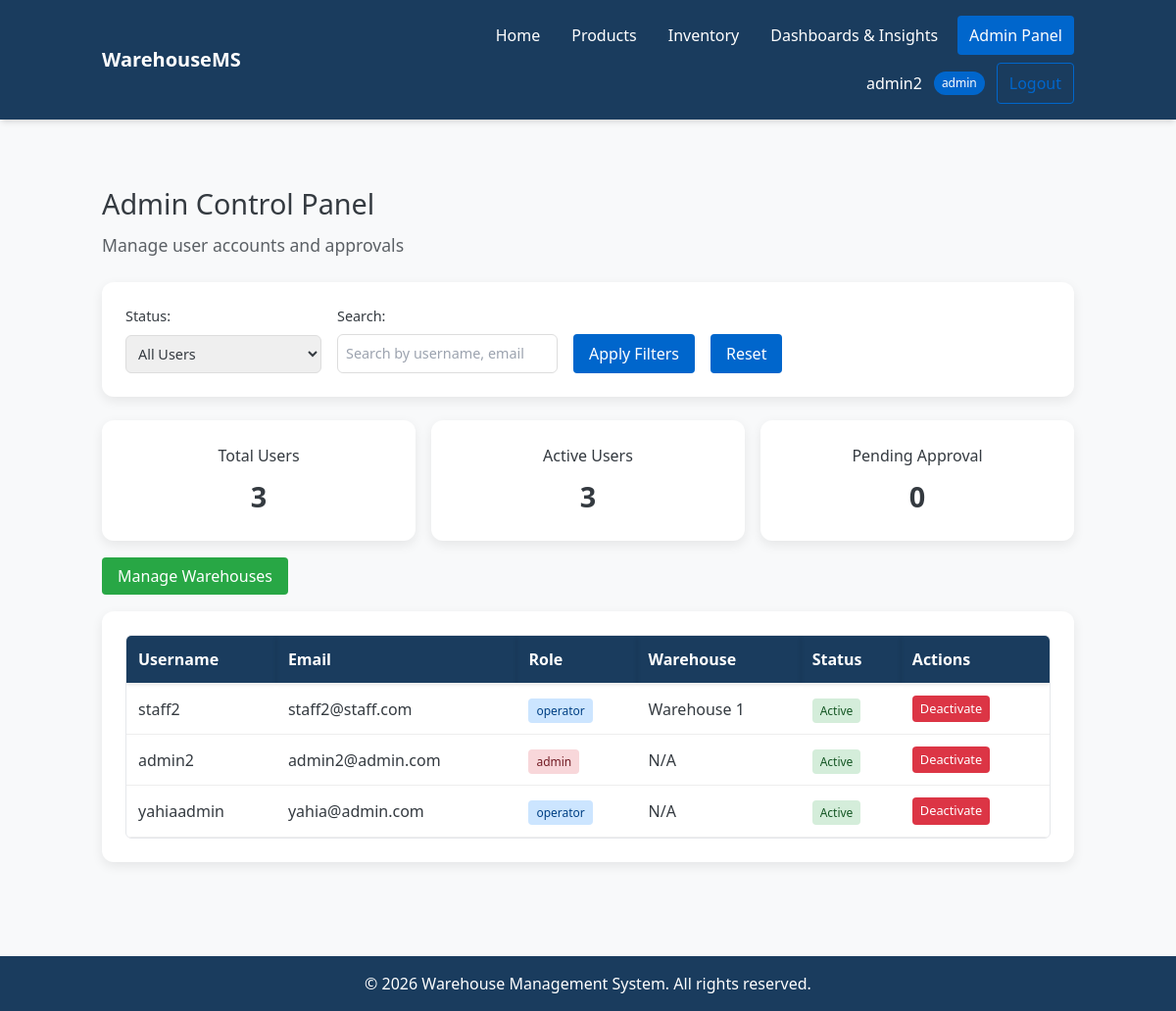
The app's page /home/admin-control-panel/ (signed in) with its own data.
### users/models.py (models this page shows, shortened)
class UserModel(AbstractUser):
    ROLE_CHOICES = (
        ("admin", "Admin"),
        ("operator", "Operator"),
        ("manager", "Manager"),
    )
    role = models.CharField(
        max_length=20,
        choices=ROLE_CHOICES,
        default="operator"
    )
    warehouse = models.ForeignKey('inventory.WarehouseModel', on_delete=models.SET_NULL, null=True, blank=True)

### inventory/models.py (models this page shows, shortened)
class WarehouseModel(models.Model):
	name 					= models.CharField(max_length=100)
	location 				= models.CharField(max_length=255, blank=True)

### users/views.py (the view, shortened to what this page needs)
# urls.py: path('home/admin-control-panel/', admin_control_panel, name='admin-control-panel'),
@login_required
@role_required(['admin', 'manager'])
def admin_control_panel(request):
    status_filter = request.GET.get('status', 'all')
    search_query = request.GET.get('search', '')
    users = UserModel.objects.all().order_by('-date_joined')
    if status_filter != 'all':
        if status_filter == 'active':
            users = users.filter(is_active=True)
        elif status_filter == 'inactive':
            users = users.filter(is_active=False)
    if search_query:
        users = users.filter(
            models.Q(username__icontains=search_query) |
            models.Q(email__icontains=search_query)
        )
    context = {
        'users': users,
        'status_filter': status_filter,
        'search_query': search_query,
        'active_users_count':users.filter(is_active=True).count(),
        'none_active_users_count':users.filter(is_active=False).count(),
        'user': request.user
    }
    return render(request, 'admin_control_panel.html', context)

### users/templates/admin_control_panel.html (shortened to what this page needs)
{% extends 'base.html' %}
{% block content %}
<div class="admin-control-panel">
    <h1>Admin Control Panel</h1>
    <p class="subtitle">Manage user accounts and approvals</p>
    <div class="filter-controls">
        <form method="get" class="filter-form">
            <div class="filter-group">
                <label for="status-filter">Status:</label>
                <select id="status-filter" name="status" class="filter-select">
                    <option value="all" {% if status_filter == 'all' %}selected{% endif %}>All Users</option>
                </select>
            </div>
            <div class="filter-group">
                <label for="search-filter">Search:</label>
                <input type="text" id="search-filter" name="search" placeholder="Search by username, email"
                       value="{{ search_query }}" class="filter-input">
            </div>
            <button type="submit" class="btn btn-secondary px-4 py-2 bg-secondary text-white rounded hover:bg-blue-700 transition-all">Apply Filters</button>
            <a href="{% url 'admin-control-panel' %}" class="btn btn-secondary px-4 py-2 bg-secondary text-white rounded hover:bg-blue-700 transition-all">Reset</a>
        </form>
    </div>
    <div class="user-stats">
        <div class="stat-card">
            <h3>Total Users</h3>
            <p class="stat-number">{{ users.count }}</p>
        </div>
        <div class="stat-card">
            <h3>Active Users</h3>
            <p class="stat-number">{{ active_users_count }}</p>
        </div>
        <div class="stat-card">
            <h3>Pending Approval</h3>
            <p class="stat-number">{{ none_active_users_count }}</p>
        </div>
    </div>
    <div class="admin-actions">
        <a href="{% url 'warehouse-management' %}" class="btn btn-success px-4 py-2 bg-success text-white rounded hover:bg-blue-700 transition-all">Manage Warehouses</a>
    </div>
    <div class="user-list">
        <div class="table-container">
            <table class="w-full">
                <thead class="bg-primary text-white">
                    <tr>
                        <th class="p-3 text-left">Username</th>
                        <th class="p-3 text-left">Email</th>
                        <th class="p-3 text-left">Role</th>
                        <th class="p-3 text-left">Warehouse</th>
                        <th class="p-3 text-left">Status</th>
                        <th class="p-3 text-left">Actions</th>
                    </tr>
                </thead>
                <tbody>
                    {% for user in users %}
                    <tr class="border-b hover:bg-gray-50">
                        <td class="p-3">{{ user.username }}</td>
                        <td class="p-3">{{ user.email }}</td>
                        <td class="p-3"><span class="role-badge-{{ user.role }} px-2 py-1 rounded text-xs font-medium">{{ user.role }}</span></td>
                        <td class="p-3">
                            {% if user.warehouse %}
                                {{ user.warehouse.name }}
                            {% else %}
                                N/A
                            {% endif %}
                        </td>
                        <td class="p-3">
                            {% if user.is_active %}
                                <span class="status-badge-active px-2 py-1 rounded text-xs font-medium">Active</span>
                            {% else %}
                                <span class="status-badge-inactive px-2 py-1 rounded text-xs font-medium">Pending Approval</span>
                            {% endif %}
                        </td>
                        <td class="p-3">
                            {% if user.is_active %}
                                <form method="post" class="action-form">
                                    <button type="submit" class="btn btn-sm btn-danger px-3 py-1 bg-danger text-white rounded hover:bg-red-700 transition-all" onclick="return confirm('Are you sure you want to deactivate {{ user.username }}?')">Deactivate</button>
                                </form>
                            {% endif %}
                        </td>
                    </tr>
                    {% empty %}
                    <tr>
                        <td colspan="6" class="p-4 text-center text-gray-400 italic">No users found matching your criteria.</td>
                    </tr>
                    {% endfor %}
                </tbody>
            </table>
        </div>
    </div>
</div>
{% endblock %}

### inventory/templates/base.html (shortened to what this page needs)
<!doctype html>
<html lang="en">
  <head>
    {% load static %}
    <link rel="stylesheet" href="{% static 'css/styles.css' %}">
  </head>
  <body class="bg-light text-dark font-sans">
    <header class="bg-primary text-white py-4 shadow-md">
      <div class="container mx-auto px-4">
        <div class="flex flex-col md:flex-row justify-between items-center gap-4">
          <p class="logo flex items-center text-xl font-semibold">WarehouseMS</p>
          <nav class="flex flex-wrap justify-center md:justify-end items-center gap-2">
            <a href="{% url 'home' %}" class="nav-link px-3 py-2 rounded transition-all hover:bg-white/10 {% if request.resolver_match.url_name == 'home' %}bg-secondary{% endif %}">Home</a>
            <a href="{% url 'products' %}" class="nav-link px-3 py-2 rounded transition-all hover:bg-white/10 {% if request.resolver_match.url_name == 'products' %}bg-secondary{% endif %}">Products</a>
            <a href="{% url 'inventory' %}" class="nav-link px-3 py-2 rounded transition-all hover:bg-white/10 {% if request.resolver_match.url_name == 'inventory' %}bg-secondary{% endif %}">Inventory</a>
            <a href="{% url 'insights' %}" class="nav-link px-3 py-2 rounded transition-all hover:bg-white/10 {% if request.resolver_match.url_name == 'insights' %}bg-secondary{% endif %}">Dashboards & Insights</a>
            {% if user.is_authenticated %}
            {% if user.role == 'admin' or user.role == 'manager' %}
            <a href="{% url 'admin-control-panel' %}" class="nav-link px-3 py-2 rounded transition-all hover:bg-white/10 {% if request.resolver_match.url_name == 'admin-control-panel' %}bg-secondary{% endif %}">Admin Panel</a>
            {% endif %}
            <div class="user-info flex items-center gap-3 ml-4">
              <span class="hidden sm:inline">{{ user.username }}</span>
              <span class="user-role bg-secondary text-white px-2 py-1 rounded-full text-xs font-medium">{{ user.role }}</span>
              <a href="{% url 'logout' %}" class="btn btn-secondary px-3 py-2 rounded border border-secondary text-secondary hover:bg-secondary hover:text-white transition-all">Logout</a>
            </div>
            {% else %}
            <a href="{% url 'login' %}" class="btn btn-primary px-3 py-2 rounded bg-secondary text-white hover:bg-blue-700 transition-all">Login</a>
            {% endif %}
          </nav>
        </div>
      </div>
    </header>
    <main class="py-8 min-h-[calc(100vh-120px)]">
      <div class="container mx-auto px-4">
        {% block content %}{% endblock %}
      </div>
    </main>
    <footer class="bg-primary text-white py-4 text-center mt-8">
      <div class="container mx-auto px-4">
        <p>&copy; 2026 Warehouse Management System. All rights reserved.</p>
      </div>
    </footer>
  </body>
</html>

### static/css/styles.css (style rules this page uses)
html, :host { line-height: 1.5; -webkit-text-size-adjust: 100%; -moz-tab-size: 4; -o-tab-size: 4; tab-size: 4; font-family: ui-sans-serif, system-ui, sans-serif, "Apple Color Emoji", "Segoe UI Emoji", "Segoe UI Symbol", "Noto Color Emoji"; font-feature-settings: normal; font-variation-settings: normal; -webkit-tap-highlight-color: transparent; }
body { margin: 0; line-height: inherit; }
h1, h2, h3, h4, h5, h6 { font-size: inherit; font-weight: inherit; }
a { color: inherit; text-decoration: inherit; }
table { text-indent: 0; border-color: inherit; border-collapse: collapse; }
button, input, optgroup, select, textarea { font-family: inherit; font-feature-settings: inherit; font-variation-settings: inherit; font-size: 100%; font-weight: inherit; line-height: inherit; letter-spacing: inherit; color: inherit; margin: 0; padding: 0; }
button, select { text-transform: none; }
button, input:where([type='button']), input:where([type='reset']), input:where([type='submit']) { -webkit-appearance: button; background-color: transparent; background-image: none; }
blockquote, dl, dd, h1, h2, h3, h4, h5, h6, hr, figure, p, pre { margin: 0; }
input::placeholder, textarea::placeholder { opacity: 1; color: #9ca3af; }
button, [role="button"] { cursor: pointer; }
.container { width: 100%; }
@media (min-width: 640px) { .container { max-width: 640px; } }
@media (min-width: 768px) { .container { max-width: 768px; } }
@media (min-width: 1024px) { .container { max-width: 1024px; } }
.mx-auto { margin-left: auto; margin-right: auto; }
.ml-4 { margin-left: 1rem; }
.mt-8 { margin-top: 2rem; }
.flex { display: flex; }
.hidden { display: none; }
.min-h-\[calc\(100vh-120px\)\] { min-height: calc(100vh - 120px); }
.w-full { width: 100%; }
.flex-col { flex-direction: column; }
.flex-wrap { flex-wrap: wrap; }
.items-center { align-items: center; }
.justify-center { justify-content: center; }
.justify-between { justify-content: space-between; }
.gap-2 { gap: 0.5rem; }
.gap-3 { gap: 0.75rem; }
.gap-4 { gap: 1rem; }
.rounded { border-radius: 0.25rem; }
.rounded-full { border-radius: 9999px; }
.border { border-width: 1px; }
.border-b { border-bottom-width: 1px; }
.border-secondary { --tw-border-opacity: 1; border-color: rgb(0 102 204 / var(--tw-border-opacity, 1)); }
.bg-danger { --tw-bg-opacity: 1; background-color: rgb(220 53 69 / var(--tw-bg-opacity, 1)); }
.bg-light { --tw-bg-opacity: 1; background-color: rgb(248 249 250 / var(--tw-bg-opacity, 1)); }
.bg-primary { --tw-bg-opacity: 1; background-color: rgb(26 60 94 / var(--tw-bg-opacity, 1)); }
.bg-secondary { --tw-bg-opacity: 1; background-color: rgb(0 102 204 / var(--tw-bg-opacity, 1)); }
.bg-success { --tw-bg-opacity: 1; background-color: rgb(40 167 69 / var(--tw-bg-opacity, 1)); }
.p-3 { padding: 0.75rem; }
.px-2 { padding-left: 0.5rem; padding-right: 0.5rem; }
.px-3 { padding-left: 0.75rem; padding-right: 0.75rem; }
.px-4 { padding-left: 1rem; padding-right: 1rem; }
.py-1 { padding-top: 0.25rem; padding-bottom: 0.25rem; }
.py-2 { padding-top: 0.5rem; padding-bottom: 0.5rem; }
.py-4 { padding-top: 1rem; padding-bottom: 1rem; }
.py-8 { padding-top: 2rem; padding-bottom: 2rem; }
.text-left { text-align: left; }
.text-center { text-align: center; }
.font-sans { font-family: ui-sans-serif, system-ui, sans-serif, "Apple Color Emoji", "Segoe UI Emoji", "Segoe UI Symbol", "Noto Color Emoji"; }
.text-xl { font-size: 1.25rem; line-height: 1.75rem; }
.text-xs { font-size: 0.75rem; line-height: 1rem; }
.font-medium { font-weight: 500; }
.font-semibold { font-weight: 600; }
.text-dark { --tw-text-opacity: 1; color: rgb(52 58 64 / var(--tw-text-opacity, 1)); }
.text-secondary { --tw-text-opacity: 1; color: rgb(0 102 204 / var(--tw-text-opacity, 1)); }
.text-white { --tw-text-opacity: 1; color: rgb(255 255 255 / var(--tw-text-opacity, 1)); }
.shadow-md { --tw-shadow: 0 4px 6px -1px rgb(0 0 0 / 0.1), 0 2px 4px -2px rgb(0 0 0 / 0.1); --tw-shadow-colored: 0 4px 6px -1px var(--tw-shadow-color), 0 2px 4px -2px var(--tw-shadow-color); box-shadow: var(--tw-ring-offset-shadow, 0 0 #0000), var(--tw-ring-shadow, 0 0 #0000), var(--tw-shadow); }
.transition-all { transition-property: all; transition-timing-function: cubic-bezier(0.4, 0, 0.2, 1); transition-duration: 150ms; }
@media (min-width: 640px) { .sm\:inline { display: inline; } }
@media (min-width: 768px) { .md\:flex-row { flex-direction: row; } }
@media (min-width: 768px) { .md\:justify-end { justify-content: flex-end; } }

### records on screen
UserModel: username "admin2", role "admin", email "admin2@admin.com", shows "N/A", is_active "Active"
UserModel: username "staff2", email "staff2@staff.com", role "operator", warehouse.name "Warehouse 1", is_active "Active"
UserModel: username "yahiaadmin", email "yahia@admin.com", role "operator", shows "N/A", is_active "Active"

### other values on screen
{{ users.count }} "3"
{{ active_users_count }} "3"
{{ none_active_users_count }} "0"
